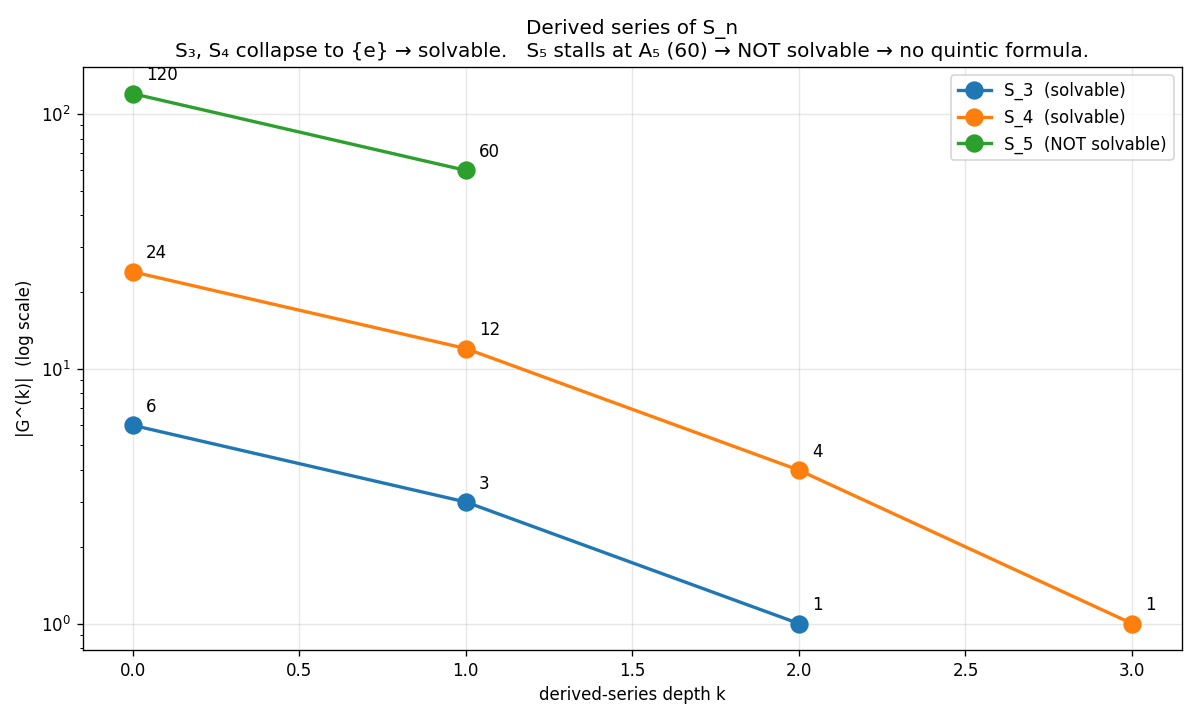

This figure's Python source:
"""Galois group S₅ — why the quintic has no radical formula.

Évariste Galois (1832, dead at 21 in a duel) discovered that solvability by
radicals corresponds to a chain of normal subgroups with abelian quotients —
a "solvable" group. S_n is solvable iff n ≤ 4.

We compute the derived series  G ⊳ [G,G] ⊳ [[G,G],[G,G]] ⊳ ...  and watch
it stall at A_n for n ≥ 5 (because A₅ is the smallest non-abelian simple
group, hence perfect: [A₅, A₅] = A₅).
"""
import itertools
from pathlib import Path

import matplotlib.pyplot as plt


def compose(p, q):
    return tuple(p[q[i]] for i in range(len(p)))


def inverse(p):
    inv = [0] * len(p)
    for i, j in enumerate(p):
        inv[j] = i
    return tuple(inv)


def commutator(p, q):
    return compose(compose(compose(p, q), inverse(p)), inverse(q))


def closure_under_composition(seed):
    closed = set(seed)
    while True:
        new = closed | {compose(a, b) for a in closed for b in closed}
        if new == closed:
            return closed
        closed = new


def derived_subgroup(G):
    return closure_under_composition({commutator(p, q) for p in G for q in G})


def derived_series(n, max_depth=6):
    G = set(itertools.permutations(range(n)))
    sizes = [len(G)]
    for _ in range(max_depth):
        H = derived_subgroup(G)
        if H == G:
            break
        sizes.append(len(H))
        if len(H) == 1:
            break
        G = H
    return sizes


ns = [3, 4, 5]
results = {n: derived_series(n) for n in ns}

fig, ax = plt.subplots(figsize=(10, 6))
for n, sizes in results.items():
    label = f"S_{n}  ({'solvable' if sizes[-1] == 1 else 'NOT solvable'})"
    ax.plot(range(len(sizes)), sizes, "o-", lw=2, ms=10, label=label)
    for k, s in enumerate(sizes):
        ax.annotate(str(s), (k, s), textcoords="offset points", xytext=(8, 8), fontsize=10)
ax.set_yscale("log")
ax.set_xlabel("derived-series depth k")
ax.set_ylabel("|G^(k)|  (log scale)")
ax.set_title(
    "Derived series of S_n\n"
    "S₃, S₄ collapse to {e} → solvable.   "
    "S₅ stalls at A₅ (60) → NOT solvable → no quintic formula."
)
ax.legend()
ax.grid(alpha=0.3)

for n, sizes in results.items():
    print(f"S_{n}:  |G^(k)| = {sizes}   →  {'solvable' if sizes[-1] == 1 else 'NOT solvable'}")

plt.tight_layout()
out = Path(__file__).with_suffix(".png")
plt.savefig(out, dpi=120)
print(f"Saved: {out}")
